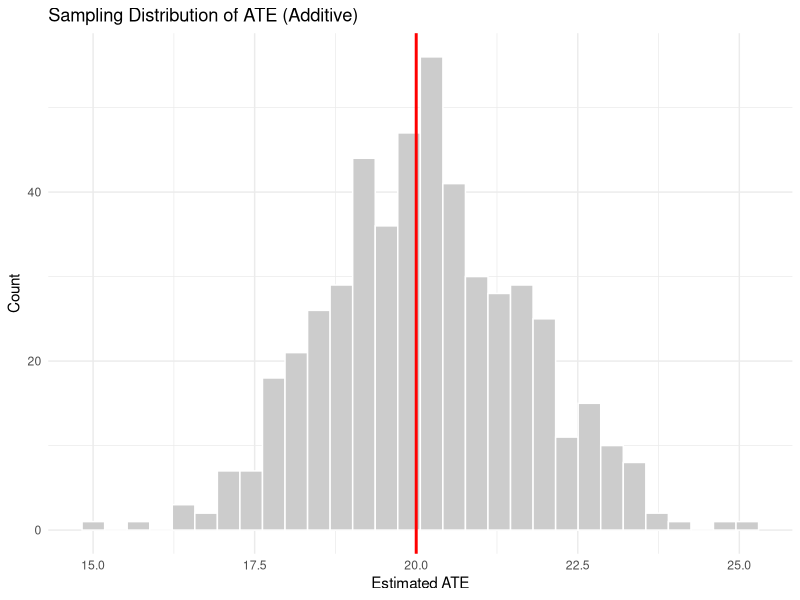
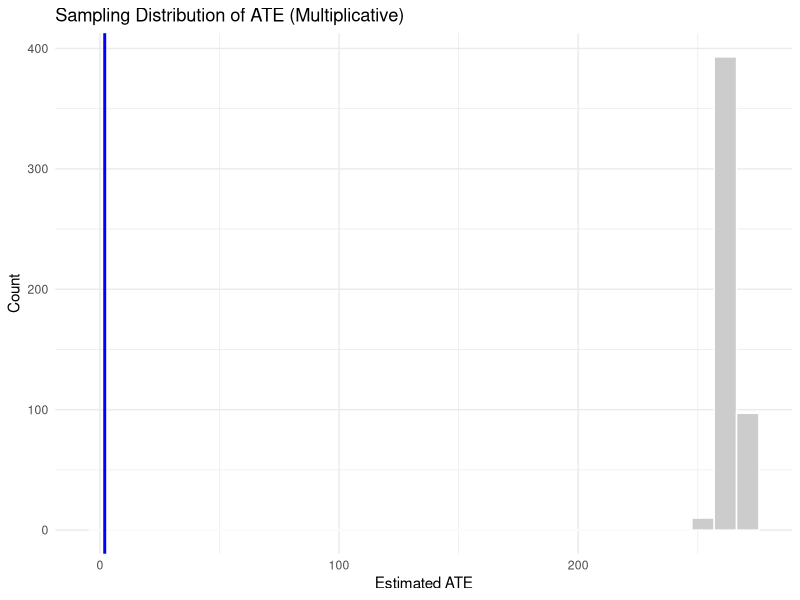
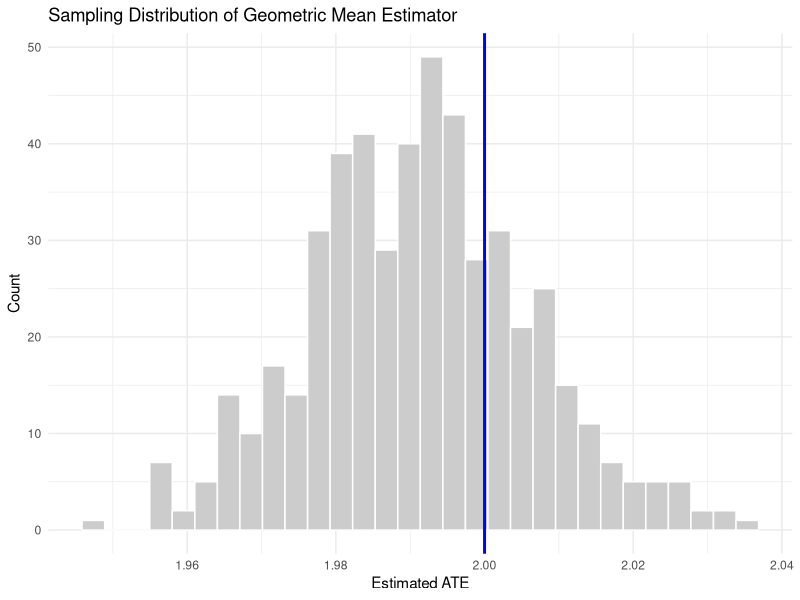
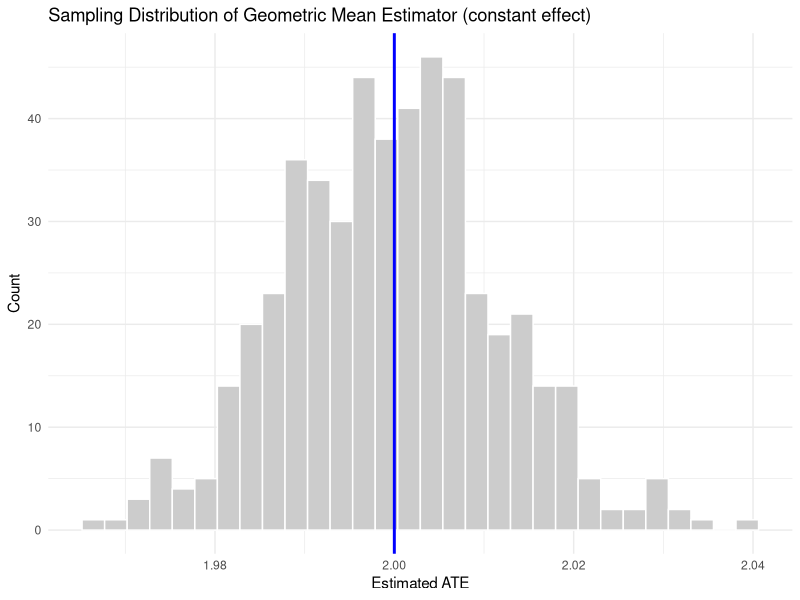

Recreate these plots in R, in order.
# Simulating Potential Outcomes & Treatment Effects

# 0. Setup ------
set.seed(831213)                
library(tidyverse)            
library(gridExtra)            

# 1. Define population size ------
N <- 1000                     

# 2. Simulate a pre-treatment covariate: baseline earnings ------
X <- rnorm(N, mean = 50, sd = 10)  

# 3. Specify potential outcomes ------
## 3.1. Under control (no training)
epsilon0 <- rnorm(N, mean = 0, sd = 20)
Y0 <- 200 + 1.2 * X + epsilon0

## 3.2 Additive individual treatment effect
tau_add <- 20 + 0.5 * (X - mean(X))
Y1_add <- Y0 + tau_add

## 3.3 Multiplicative individual treatment effect
factor_mult <- 2 + 0.02 * (X - mean(X))
Y1_mult <- Y0 * factor_mult
# Define multiplicative effect as a ratio
tau_mult <- Y1_mult / Y0

# 4. Assemble the full potential-outcomes table ------
df_pot <- tibble(
  id = 1:N,
  X = X,
  Y0 = Y0,
  tau_add = tau_add,
  Y1_add = Y1_add,
  tau_mult = tau_mult,
  Y1_mult = Y1_mult
)

# 5. Peek at the first few rows ------
df_pot %>%
  select(id, X, Y0, Y1_add, tau_add, Y1_mult, tau_mult) %>%
  slice(1:5) %>%
  print()

# 6. Random assignment to treatment ------
df_obs <- df_pot %>%
  mutate(
    D = rbinom(N, size = 1, prob = 0.5),
    Y_add = if_else(D == 1, Y1_add, Y0),
    Y_mult = if_else(D == 1, Y1_mult, Y0)
  )

# 7. Estimate the Average Treatment Effect (ATE) ------
## 7.1. True ATE / AVERAGE TREATMENT RATIO (simulation)
true_ATE_add  <- mean(df_pot$tau_add)
true_ATE_mult <- mean(df_pot$tau_mult)
cat("True ATE (additive):", round(true_ATE_add, 2), "\n")
cat("True mean ratio effect (multiplicative):", round(true_ATE_mult, 2), "\n")

## 7.2. Difference-in-Means estimator (on the original scale)
est_ATE_add  <- df_obs %>% 
  filter(D == 1) %>%
  summarize(mean(Y_add)) %>%
  pull() -
  df_obs %>% 
  filter(D == 0) %>% 
  summarize(mean(Y_add)) %>%
  pull()
est_ATE_mult <- df_obs %>%
  filter(D == 1) %>%
  summarize(mean(Y_mult)) %>%
  pull() -
  df_obs %>% 
  filter(D == 0) %>%
  summarize(mean(Y_mult)) %>%
  pull()
cat("Estimated ATE (additive):", round(est_ATE_add, 2), "\n")
cat("Estimated ATE (multiplicative):", round(est_ATE_mult, 2), "\n")

# 8. Repeat random assignment to see sampling variability ------
R <- 500
ate_estimates_add  <- replicate(R, {
  D_r <- rbinom(N, size = 1, prob = 0.5)
  Y_r <- if_else(D_r == 1, Y1_add, Y0)
  mean(Y_r[D_r == 1]) - mean(Y_r[D_r == 0])
})
ate_estimates_mult <- replicate(R, {
  D_r <- rbinom(N, size = 1, prob = 0.5)
  Y_r <- if_else(D_r == 1, Y1_mult, Y0)
  mean(Y_r[D_r == 1]) - mean(Y_r[D_r == 0])
})

mean_add <- mean(ate_estimates_add)
sd_add   <- sd(ate_estimates_add)
mean_mult <- mean(ate_estimates_mult)
sd_mult   <- sd(ate_estimates_mult)
cat("Sampling Additive: mean=", round(mean_add, 2), "; SD=", round(sd_add, 2), "\n")
cat("Sampling Multiplicative: mean=", round(mean_mult, 2), "; SD=", round(sd_mult, 2), "\n")

# 9. Plot the sampling distributions ------
tibble(estimate = ate_estimates_add) %>%
  ggplot(aes(x = estimate)) +
  geom_histogram(bins = 30, fill = "grey80", color = "white") +
  geom_vline(xintercept = true_ATE_add, color = "red", size = 1) +
  labs(title = "Sampling Distribution of ATE (Additive)", x = "Estimated ATE", y = "Count") +
  theme_minimal()

tibble(estimate = ate_estimates_mult) %>%
  ggplot(aes(x = estimate)) +
  geom_histogram(bins = 30, fill = "grey80", color = "white") +
  geom_vline(xintercept = true_ATE_mult, color = "blue", size = 1) +
  labs(title = "Sampling Distribution of ATE (Multiplicative)", x = "Estimated ATE", y = "Count") +
  theme_minimal()

# 10. Use slightly better, downward biased estimator for multiplicative effects ------
ate_estimates_geom <- replicate(R, {
  D_r <- rbinom(N, size = 1, prob = 0.5)
  Y_r <- if_else(D_r == 1, Y1_mult, Y0)
  exp(mean(log(Y_r[D_r == 1])) - mean(log(Y_r[D_r == 0])))
})

tibble(estimate = ate_estimates_geom) %>%
  ggplot(aes(x = estimate)) +
  geom_histogram(bins = 30, fill = "grey80", color = "white") +
  geom_vline(xintercept = true_ATE_mult, color = "blue", size = 1) +
  labs(title = "Sampling Distribution of Geometric Mean Estimator", x = "Estimated ATE", y = "Count") +
  theme_minimal()

# 11. Geometric mean unbiased if multiplicative effects are constant ------
Y1_mult_const <- Y0 * 2
ate_estimates_geom_const <- replicate(R, {
  D_r <- rbinom(N, size = 1, prob = 0.5)
  Y_r <- if_else(D_r == 1, Y1_mult_const, Y0)
  exp(mean(log(Y_r[D_r == 1])) - mean(log(Y_r[D_r == 0])))
})

tibble(estimate = ate_estimates_geom_const) %>%
  ggplot(aes(x = estimate)) +
  geom_histogram(bins = 30, fill = "grey80", color = "white") +
  geom_vline(xintercept = 2, color = "blue", size = 1) +
  labs(title = "Sampling Distribution of Geometric Mean Estimator (constant effect)", x = "Estimated ATE", y = "Count") +
  theme_minimal()
